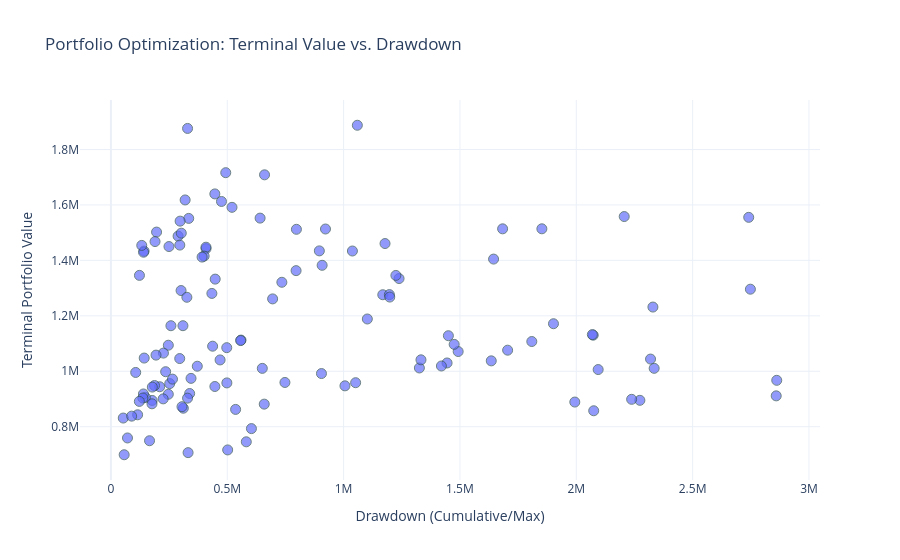

The notebook cell saved with this chart:
### Code cell
import plotly.express as px

# Assuming your dataframe is named 'df'
fig = px.scatter(
    df, 
    x="drawdown", 
    y="f4_terminal",
    hover_data=["f5_annual_worst"],
    title="Portfolio Optimization: Terminal Value vs. Drawdown",
    labels={
        "drawdown": "Drawdown (Cumulative/Max)",
        "f4_terminal": "Terminal Portfolio Value",
        "f5_annual_worst": "Worst Annual Return"
    },
    template="plotly_white"
)

# Improves the hover experience by showing the label clearly
fig.update_traces(marker=dict(size=10, opacity=0.7, line=dict(width=1, color='DarkSlateGrey')))

fig.show()
